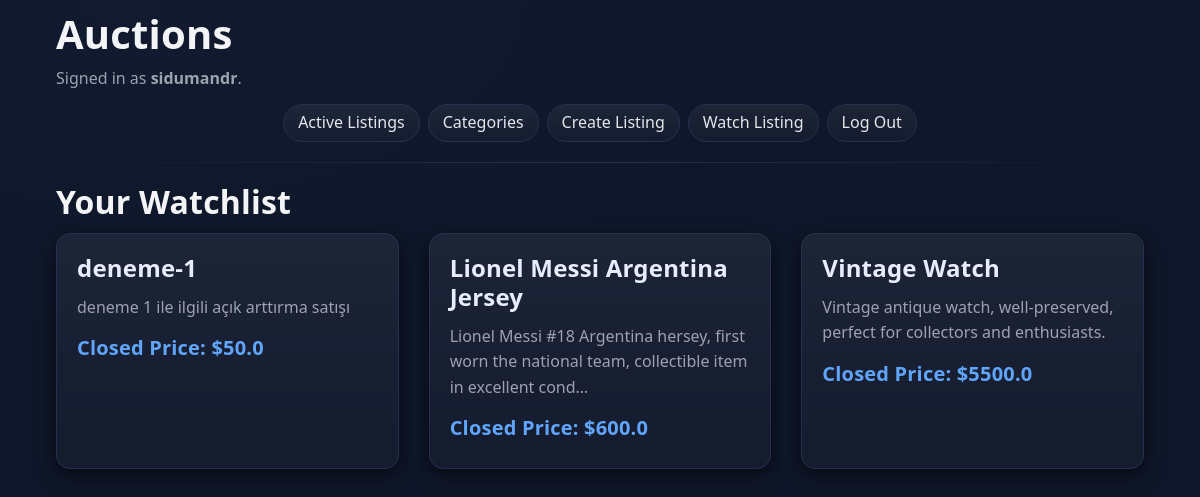
Screenshot of /watchlist (signed in) with the database file from the repository.
### auctions/models.py (models this page shows, shortened)
class User(AbstractUser):
    pass

class Listing(models.Model):
    title = models.CharField(max_length=64)
    description = models.TextField()
    imageUrl = models.CharField(max_length=1000, blank=True)
    price = models.FloatField()
    isActive = models.BooleanField(default=True)
    category = models.ForeignKey(Category, on_delete=models.SET_NULL, null=True,blank=True)
    owner = models.ForeignKey(User, on_delete=models.CASCADE, related_name="userListings")
    category = models.ForeignKey(Category, on_delete=models.SET_NULL, blank=True, null=True, related_name="listings")
    winner = models.ForeignKey(User, on_delete=models.SET_NULL, blank=True, null=True, related_name="auction_won")

class Bid(models.Model):
    bid = models.FloatField()
    user =models.ForeignKey(User, on_delete=models.CASCADE, related_name="userBids")
    listing=models.ForeignKey(Listing, on_delete=models.CASCADE, related_name="bids")
    class Meta:
        pass

### auctions/views.py (the view)
# urls.py: path("watchlist", views.watchlist, name="watchlist"),
@login_required
def watchlist(request):
    watchlisted_listings = []
    for item in request.user.watchlist.all():
        listing = item.listing
        highest_bid = listing.bids.order_by('-bid').first()
        current_price = highest_bid.bid if highest_bid else listing.price
        watchlisted_listings.append({
            "listing": listing,
            "current_price": current_price
        })
    return render(request, "auctions/watchlist.html", {
        "listings": watchlisted_listings,
        "title": "Your Watchlist"
    })

### auctions/templates/auctions/watchlist.html (shortened to what this page needs)
{% extends "auctions/layout.html" %} {% block body %}
<h2>Your Watchlist</h2>
<div class="row">
  {% for listing in listings %}
  <div class="col-lg-4 col-md-6 mb-4">
    <div class="card h-100">
      <div class="card-body">
        <h4 class="card-title">
          <a href="{% url 'listing' listing.listing.id %}">{{ listing.listing.title }}</a>
        </h4>
        <p class="card-text">{{ listing.listing.description|truncatechars:100 }}</p>
        <h5 class="card-price">
          {% if listing.isActive %}
              Active Price: ${{ listing.current_price }}
          {% else %}
              Closed Price: ${{ listing.current_price }}
          {% endif %}
        </h5>
      </div>
    </div>
  </div>
  {% empty %}
  <div class="col-12">
    <p>No listings in your watchlist.</p>
  </div>
  {% endfor %}
</div>
{% endblock %}

### auctions/templates/auctions/layout.html (shortened to what this page needs)
{% load static %}
<!DOCTYPE html>
<html lang="en">
  <head>
    <link
      rel="stylesheet"
      href="https://stackpath.bootstrapcdn.com/bootstrap/4.4.1/css/bootstrap.min.css"
    />
    <link href="{% static 'auctions/styles.css' %}?v=2" rel="stylesheet" />
  </head>
  <body>
    <div class="app-container">
      <h1>Auctions</h1>
      <div>
        {% if user.is_authenticated %} Signed in as
        <strong>{{ user.username }}</strong>. {% else %} Not signed in. {% endif%}
      </div>
      <ul class="navbar-nav mr-auto">
        <li class="nav-item">
          <a class="nav-link" href="{% url 'index' %}">Active Listings</a>
        </li>
        <li class="nav-item">
          <a class="nav-link" href="{% url 'categories' %}">Categories</a>
        </li>
        {% if user.is_authenticated %}
        <li class="nav-item">
          <a class="nav-link" href="{% url 'create_listing' %}">Create Listing</a>
        </li>
        <li class="nav-item">
          <a class="nav-link" href="{% url 'watchlist' %}">Watch Listing</a>
        </li>
        <li class="nav-item">
          <a class="nav-link" href="{% url 'logout' %}">Log Out</a>
        </li>
        {% endif %}
      </ul>
      <hr />
      {% block body %} {% endblock %}
    </div>
  </body>
</html>

### auctions/static/auctions/styles.css (style rules this page uses)
:root { --bg: #0f172a; --bg-soft: #111827; --surface: #0b1224; --surface-2: #111a32; --border: #26314f; --text: #e5e7eb; --muted: #9ca3af; --primary: #60a5fa; --primary-strong: #3b82f6; --secondary: #a78bfa; --success: #34d399; --danger: #f87171; --warning: #fbbf24; --shadow: 0 10px 25px rgba(0,0,0,0.35), 0 2px 8px rgba(0,0,0,0.35); --radius: 14px; }
body { padding: 10px; background: radial-gradient(1200px 600px at 10% 0%, #111a2f 0%, var(--bg) 55%), radial-gradient(1000px 500px at 90% -10%, #0c1430 0%, var(--bg) 60%); color: var(--text); font-family: ui-sans-serif, system-ui, -apple-system, Segoe UI, Roboto, Helvetica, Arial, "Apple Color Emoji", "Segoe UI Emoji"; line-height: 1.6; }
.app-container { max-width: 1120px; margin-left: auto; margin-right: auto; padding-left: 16px; padding-right: 16px; box-sizing: border-box; }
h1, h2, h3, h4, h5, h6 { color: #f3f4f6; letter-spacing: 0.2px; }
h1 { font-weight: 800; }
h2 { font-weight: 700; margin-bottom: 0.75rem; }
h3, h4, h5, h6 { font-weight: 600; }
p, small, .text-muted { color: var(--muted); }
hr { border: 0; height: 1px; background: linear-gradient(90deg, transparent, var(--border), transparent); margin: 1.25rem 0; }
h1 + div { color: var(--muted); margin-bottom: 0.75rem; }
ul.navbar-nav { display: flex; flex-direction: row; flex-wrap: wrap; gap: 8px; list-style: none; padding-left: 0; margin: 12px 0 16px; justify-content: center; }
ul.navbar-nav .nav-item { display: inline-flex; }
ul.navbar-nav .nav-link { display: inline-flex; align-items: center; height: 38px; padding: 0 14px; border-radius: 999px; background: linear-gradient(180deg, rgba(255,255,255,0.06), rgba(255,255,255,0.02)); border: 1px solid var(--border); color: var(--text); text-decoration: none; transition: transform 0.15s ease, background 0.2s ease, border-color 0.2s ease, box-shadow 0.2s ease; }
.card { background: linear-gradient(180deg, rgba(255,255,255,0.04), rgba(255,255,255,0.02)); border: 1px solid var(--border); border-radius: var(--radius); box-shadow: var(--shadow); overflow: hidden; }
.card .card-body { background: linear-gradient(180deg, rgba(255,255,255,0.02), rgba(255,255,255,0)); }
.card-title a { color: #e8ecff; text-decoration: none; }
.card-price { color: var(--primary); font-weight: 700; }
.row { justify-content: center; }
.row > [class^="col-"], .row > [class*=" col-"] { margin-bottom: 16px; }
a { color: var(--primary); }

### rows the page displays
User: username "sidumandr"
Listing: listing "deneme-1", listing.description "deneme 1 ile ilgili açık arttırma satışı", current_price "50.0"
Listing: listing "Lionel Messi Argentina Jersey", listing.description "Lionel Messi #18 Argentina hersey, first worn the national team, collectible item in excellent cond…", current_price "600.0"
Listing: listing "Vintage Watch", listing.description "Vintage antique watch, well-preserved, perfect for collectors and enthusiasts.", current_price "5500.0"
